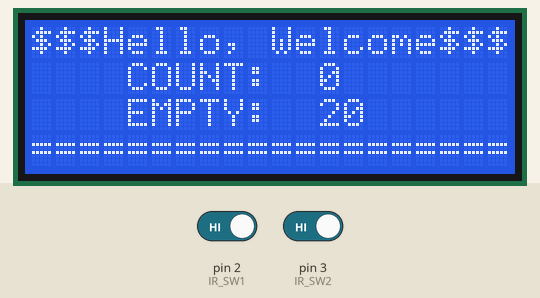
This sketch was run on a simulated Arduino Uno, built with avr-gcc and run on an emulated ATmega328P. Shown: 20×4 character LCD. The test bench sets the inputs (shaded band); at power-on: pin 2 (IR_SW1) HIGH, pin 3 (IR_SW2) HIGH.

Above: at 3.3 s.
3.4 s: pin 2 (IR_SW1) driven LOW
At 4.3 s:
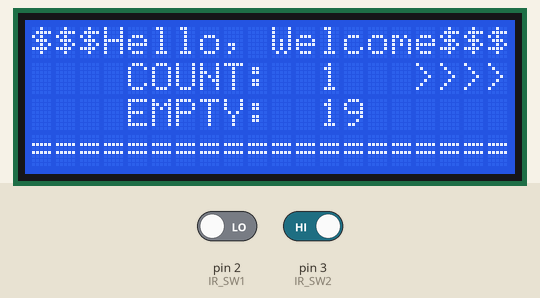
4.9 s: pin 3 (IR_SW2) driven LOW
At 5.8 s:
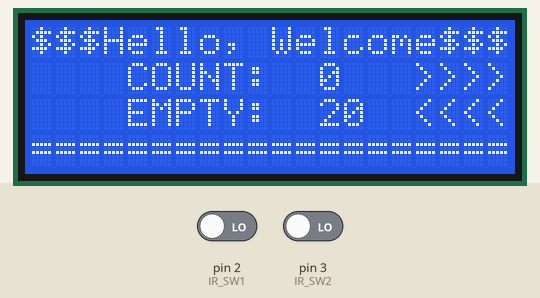
Timing chart, 0 to 7.9 s (numbered marks = the images above; inputs shaded):
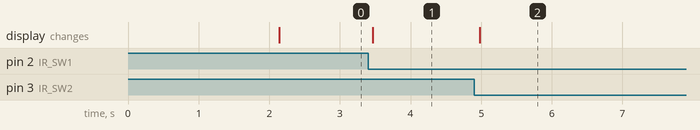

The sketch:

check.ino
```cpp
#include <LiquidCrystal_I2C.h> // เรียกใช้งานไลบารีควบคุมหน้าจอ LCD ขนาด 20 * 4
LiquidCrystal_I2C lcd(0x27, 20, 4); // กำหนด Address การเชื่อมต่อกับจอ LCD เป็น 0x27 ขนาดจอ 20 * 4

#define IR_SW1 2  // กำหนด ขา sensor ตัวที่ 1 ขาขึ้น บวกเลข
#define IR_SW2 3  // กำหนด ขา sensor ตัวที่ 2 ขาลง ลบเลข

int counter1 = 0;  // กำหนดตัวแปลสำหรับเอาไว้รอนับจำนวน
int counter2 = 20;                        // กำหนดตัวแปลสำหรับเอาไว้รอนับจำนวนที่ว่าง
boolean send_data1 = false; //กำหนดการเช็คก่อนส่งค่า
boolean send_data2 = false; //กำหนดการเช็คก่อนส่งค่า
unsigned long time_ms_buffer; //กำหนดเวลาสำหรับการหน่วงเพื่อ + และ - ค่าใน ฟังชั่น

void IntSwitchplus(void) { //ฟังชั่น บวกเลข
  if ((millis() - time_ms_buffer) > 1000) { // รันเวลา เอามา - กับเวลาที่กำหนด ถ้าน้อยกว่า 1000 หรือ การหน่วงประมาณ 3 วินาที เมื่อเข้าเงื่อนไงนี้ให้ทำบรรทัดช้าล่างต่อ

    counter1++;                              //  counter1 ++ คือการ + 1 เพื่อบอกว่า คนเข้ามา 1
    counter2--;                              //  counter2 -- คือการ - 1 เพื่อบอกว่า ที่ว่างลดลง 1 เมื่อเข้ามา 1
    if (counter1 >= 20) {                    // เลข 10 เอาไว้ set จำนวนที่นั่ง ตอนปกติ คือ 0 ที่นั่ง เมื่อขึ้น จะ +1 จนครบ 10 จะเห็นว่า เมื่อไหร่ที่ค่า  counter มากว่า 10 หมายถึงเกิน 10 ให้ทำเงื่อนไขข้างล่างต่อ
      counter1 = 20;                         // คือการ set ค่าให้ counter นั่น เท่ากับ 10 ไปเลย
    }
    if (counter2 < 0) {                      // เอาไว้ set จำนวนที่ ตอนปกติ คือ 3 ที่ เมื่อลง จะ -1 ถ้าถึง 0 ที่นั่งให้เท่ากับ 0
      counter2 = 0;
    }
    send_data1 = true;                      // ถ้า + ค่าแล้วให้เปลี่ยนค่าจาก false เป็น true
  }
  time_ms_buffer = millis();                // เวลาที่กำหนด เท่ากับเวลาของการรัน
}


void IntSwitchwanting(void) { //ฟังชั่น ลบเลข
  if ((millis() - time_ms_buffer) > 1000) { // รันเวลา เอามา - กับเวลาที่กำหนด ถ้าน้อยกว่า 1000 หรือ การหน่วงประมาณ 3 วินาที เมื่อเข้าเงื่อนไงนี้ให้ทำบรรทัดช้าล่างต่อ

    counter1--;                              //  counter1 -- คือการ - 1 เพื่อบอกว่า ที่ว่างเพิ่มขึ้น 1 เมื่อตนออก 1
    counter2++;                              //  counter2 ++ คือการ + 1 เพื่อบอกว่า รถไปออก 1
    if (counter1 < 0) {                      // เอาไว้ set จำนวนที่ ตอนปกติ คือ 3 ที่ เมื่อลง จะ -1 ถ้าถึง 0 ที่นั่งให้เท่ากับ 0
      counter1 = 0;
    }
    if (counter2 >= 20) {                    // เลข 10 เอาไว้ set จำนวนที่นั่ง ตอนปกติ คือ 0 ที่นั่ง เมื่อขึ้น จะ +1 จนครบ 10 จะเห็นว่า เมื่อไหร่ที่ค่า  counter มากว่า 10 หมายถึงเกิน 10 ให้ทำเงื่อนไขข้างล่างต่อ
      counter2 = 20;                         // คือการ set ค่าให้ counter นั่น เท่ากับ 10 ไปเลย
    }
    send_data2 = true;                      // ถ้า - ค่าแล้วให้เปลี่ยนค่าจาก false เป็น true
  }
  time_ms_buffer = millis();                // เวลาที่กำหนด เท่ากับเวลาของการรัน
}

void setup()                               // ฟั่งชัน setup มีไว้สำหรับการกำหนดค่าเริ่มต้นต่างๆก่อนเริ่มการทำงาน
{
  Serial.begin(115200);                    // กำหนดการส่งข้อมูลผ่านพอต ที่มีขนาด 115200
  lcd.begin();                             // เริ่มการเชื่อมต่อจอ
  lcd.backlight();                         // set ให้สว่าง
  lcd.setCursor(0, 1);                      // set Cursor ให้เลื่อนไปที่ตำแหน่งที่ 2 แถวที่ 1
  lcd.print("$$$Hello, Welcome$$$");        // เริ่มปริ้นคำว่า Hello, Welcome ตั้งแต่ ตำแหน่งที่ 2 ในแถวที่ 1 ตามที่กำหนด
  delay(2000);                              // หน่วงเวลา
  lcd.clear();                              // เคลียร์จอ
  lcd.setCursor(0, 0);                      // set Cursor ให้เลื่อนไปที่ตำแหน่งที่ 2 แถวที่ 1
  lcd.print("$$$Hello, Welcome$$$");        // เริ่มปริ้นคำว่า Hello, Welcome! ตั้งแต่ ตำแหน่งที่ 2 ในแถวที่ 1 ตามที่กำหนด
  lcd.setCursor(4, 1);                      // set Cursor ให้เลื่อนไปที่ตำแหน่งที่ 1 แถวที่ 3
  lcd.print("COUNT: ");                     // เริ่มปริ้นค่าใน counter  ตั้งแต่ ตำแหน่งที่ 1 ในแถวที่ 3 ตามที่กำหนด
  lcd.setCursor(12, 1);                     // set Cursor ให้เลื่อนไปที่ตำแหน่งที่ 8 แถวที่ 3
  lcd.print(counter1);                      // เริ่มปริ้นค่าใน counter  ตั้งแต่ ตำแหน่งที่ 8 ในแถวที่ 3 ตามที่กำหนด
  lcd.setCursor(4, 2);                      // set Cursor ให้เลื่อนไปที่ตำแหน่งที่ 10 แถวที่ 3
  lcd.print("EMPTY: ");                     // เริ่มปริ้นค่าใน counter  ตั้งแต่ ตำแหน่งที่ 10 ในแถวที่ 3 ตามที่กำหนด
  lcd.setCursor(12, 2);                     // set Cursor ให้เลื่อนไปที่ตำแหน่งที่ 18 แถวที่ 3
  lcd.print(counter2);                      // เริ่มปริ้นค่าใน counter  ตั้งแต่ ตำแหน่งที่ 18 ในแถวที่ 3 ตามที่กำหนด
  lcd.setCursor(0, 3);                      // set Cursor ให้เลื่อนไปที่ตำแหน่งที่ 18 แถวที่ 3
  lcd.print("====================");        // เริ่มปริ้นคำว่า Hello, Welcome! ตั้งแต่ ตำแหน่งที่ 2 ในแถวที่ 1 ตามที่กำหนด

  pinMode(IR_SW1, INPUT);                  // กำหนดขาการเขื่อมต่อ ของ sensor ตัวที่ 1 เป็นแบบ input
  pinMode(IR_SW2, INPUT);                  // กำหนดขาการเขื่อมต่อ ของ sensor ตัวที่ 2 เป็นแบบ input

  attachInterrupt(digitalPinToInterrupt(IR_SW1), IntSwitchplus, FALLING);     //ขาขึ้น เมื่อมีสัญญานจากเซ็นเซอร์เข้ามา จำทำการทำงานทันที และเรียกฟังชั่น บวกเลขและเก็บค่าไว้ใน ตัวแปล counter
  attachInterrupt(digitalPinToInterrupt(IR_SW2), IntSwitchwanting, FALLING);  //ขาลง เมื่อมีสัญญานจากเซ็นเซอร์เข้ามา จำทำการทำงานทันที และเรียกฟังชั่น ลบเลขและเก็บค่าไว้ใน ตัวแปล counter

}
void loop() // ฟังชั่น loop จะวนการทำงานไปเรื่อยๆ เหมื่อนการรันการทำงานตลอดเวลา อะไรที่อยู่ในนี้จะทำงานตลอดเวลา
{
  if (send_data1 == true) {   // เช้คว่า ถ้า ค่าของ send_data1 ถุกเปลี่ยนจาก false เป็น ture แสดงว่า ฟังชั่น + ทำงานแล้ว และ มีค่าเลขที่ถูกบวกแล้วอยู่ในตัวแปล  counter
    lcd.setCursor(0, 0);                     // set Cursor ให้เลื่อนไปที่ตำแหน่งที่ 2 แถวที่ 1
    lcd.print("$$$Hello, Welcome$$$");       // เริ่มปริ้นคำว่า Hello, Welcome! ตั้งแต่ ตำแหน่งที่ 2 ในแถวที่ 1 ตามที่กำหนด
    lcd.setCursor(4, 1);                     // set Cursor ให้เลื่อนไปที่ตำแหน่งที่ 1 แถวที่ 3
    lcd.print("COUNT: ");                    // เริ่มปริ้นค่าใน counter  ตั้งแต่ ตำแหน่งที่ 1 ในแถวที่ 3 ตามที่กำหนด
    lcd.setCursor(12, 1);                    // set Cursor ให้เลื่อนไปที่ตำแหน่งที่ 8 แถวที่ 3
    lcd.print(counter1);                     // เริ่มปริ้นค่าใน counter  ตั้งแต่ ตำแหน่งที่ 8 ในแถวที่ 3 ตามที่กำหนด
    lcd.print("  ");
    lcd.setCursor(16, 1);                    // set Cursor ให้เลื่อนไปที่ตำแหน่งที่ 10 แถวที่ 3
    lcd.print(">>>>");                       // เริ่มปริ้นค่าใน counter  ตั้งแต่ ตำแหน่งที่ 10 ในแถวที่ 3 ตามที่กำหนด
    lcd.setCursor(4, 2);                     // set Cursor ให้เลื่อนไปที่ตำแหน่งที่ 10 แถวที่ 3
    lcd.print("EMPTY: ");                    // เริ่มปริ้นค่าใน counter  ตั้งแต่ ตำแหน่งที่ 10 ในแถวที่ 3 ตามที่กำหนด
    lcd.setCursor(12, 2);                    // set Cursor ให้เลื่อนไปที่ตำแหน่งที่ 18 แถวที่ 3
    lcd.print(counter2);                     // เริ่มปริ้นค่าใน counter  ตั้งแต่ ตำแหน่งที่ 18 ในแถวที่ 3 ตามที่กำหนด
    lcd.print("  ");
    lcd.setCursor(0, 3);                     // set Cursor ให้เลื่อนไปที่ตำแหน่งที่ 18 แถวที่ 3
    lcd.print("====================");       // เริ่มปริ้นคำว่า Hello, Welcome! ตั้งแต่ ตำแหน่งที่ 2 ในแถวที่ 1 ตามที่กำหนด
  }
  if (send_data2 == true) {   // เช้คว่า ถ้า ค่าของ send_data2 ถุกเปลี่ยนจาก false เป็น ture แสดงว่า ฟังชั่น - ทำงานแล้ว และ มีค่าเลขที่ถูกลบแล้วอยู่ในตัวแปล  counter
    lcd.setCursor(0, 0);                     // set Cursor ให้เลื่อนไปที่ตำแหน่งที่ 2 แถวที่ 1
    lcd.print("$$$Hello, Welcome$$$");       // เริ่มปริ้นคำว่า Hello, Welcome! ตั้งแต่ ตำแหน่งที่ 2 ในแถวที่ 1 ตามที่กำหนด
    lcd.setCursor(4, 1);                     // set Cursor ให้เลื่อนไปที่ตำแหน่งที่ 1 แถวที่ 3
    lcd.print("COUNT: ");                    // เริ่มปริ้นค่าใน counter  ตั้งแต่ ตำแหน่งที่ 1 ในแถวที่ 3 ตามที่กำหนด
    lcd.setCursor(12, 1);                    // set Cursor ให้เลื่อนไปที่ตำแหน่งที่ 8 แถวที่ 3
    lcd.print(counter1);                     // เริ่มปริ้นค่าใน counter  ตั้งแต่ ตำแหน่งที่ 8 ในแถวที่ 3 ตามที่กำหนด
    lcd.print("  ");
    lcd.setCursor(4, 2);                     // set Cursor ให้เลื่อนไปที่ตำแหน่งที่ 10 แถวที่ 3
    lcd.print("EMPTY: ");                    // เริ่มปริ้นค่าใน counter  ตั้งแต่ ตำแหน่งที่ 10 ในแถวที่ 3 ตามที่กำหนด
    lcd.setCursor(12, 2);                    // set Cursor ให้เลื่อนไปที่ตำแหน่งที่ 18 แถวที่ 3
    lcd.print(counter2);                     // เริ่มปริ้นค่าใน counter  ตั้งแต่ ตำแหน่งที่ 18 ในแถวที่ 3 ตามที่กำหนด
    lcd.print("  ");
    lcd.setCursor(16, 2);                    // set Cursor ให้เลื่อนไปที่ตำแหน่งที่ 10 แถวที่ 3
    lcd.print("<<<<");                       // เริ่มปริ้นค่าใน counter  ตั้งแต่ ตำแหน่งที่ 10 ในแถวที่ 3 ตามที่กำหนด
    lcd.setCursor(0, 3);                     // set Cursor ให้เลื่อนไปที่ตำแหน่งที่ 18 แถวที่ 3
    lcd.print("====================");       // เริ่มปริ้นคำว่า Hello, Welcome! ตั้งแต่ ตำแหน่งที่ 2 ในแถวที่ 1 ตามที่กำหนด
  }
}
```

Measured:
- after the input at 3.4 s, the display: changes after 0.07 s (image 1)
- after the input at 4.9 s, the display: changes after 0.08 s (image 2)
